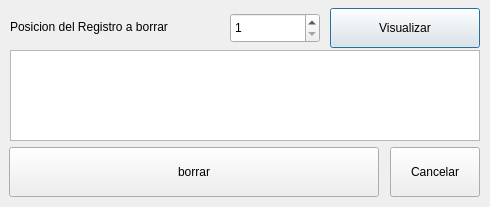
<?xml version="1.0" encoding="UTF-8"?>
<ui version="4.0">
 <class>eliminarRegistro</class>
 <widget class="QDialog" name="eliminarRegistro">
  <property name="geometry">
   <rect>
    <x>0</x>
    <y>0</y>
    <width>490</width>
    <height>207</height>
   </rect>
  </property>
  <property name="windowTitle">
   <string>Eliminar Registro</string>
  </property>
  <widget class="QSpinBox" name="sp_elimRecord">
   <property name="geometry">
    <rect>
     <x>230</x>
     <y>13</y>
     <width>90</width>
     <height>30</height>
    </rect>
   </property>
   <property name="minimum">
    <number>1</number>
   </property>
   <property name="maximum">
    <number>10000</number>
   </property>
   <property name="value">
    <number>1</number>
   </property>
  </widget>
  <widget class="QLabel" name="label">
   <property name="geometry">
    <rect>
     <x>10</x>
     <y>7</y>
     <width>210</width>
     <height>40</height>
    </rect>
   </property>
   <property name="text">
    <string>Posicion del Registro a borrar</string>
   </property>
  </widget>
  <widget class="QTableWidget" name="tw_registroElim">
   <property name="geometry">
    <rect>
     <x>10</x>
     <y>50</y>
     <width>470</width>
     <height>91</height>
    </rect>
   </property>
  </widget>
  <widget class="QPushButton" name="btn_visualizar">
   <property name="geometry">
    <rect>
     <x>330</x>
     <y>8</y>
     <width>150</width>
     <height>40</height>
    </rect>
   </property>
   <property name="text">
    <string>Visualizar</string>
   </property>
  </widget>
  <widget class="QPushButton" name="btn_borrarRecord">
   <property name="geometry">
    <rect>
     <x>9</x>
     <y>147</y>
     <width>370</width>
     <height>50</height>
    </rect>
   </property>
   <property name="text">
    <string>borrar</string>
   </property>
  </widget>
  <widget class="QPushButton" name="btn_cancelar">
   <property name="geometry">
    <rect>
     <x>390</x>
     <y>147</y>
     <width>90</width>
     <height>50</height>
    </rect>
   </property>
   <property name="text">
    <string>Cancelar</string>
   </property>
  </widget>
 </widget>
 <resources/>
 <connections/>
</ui>
